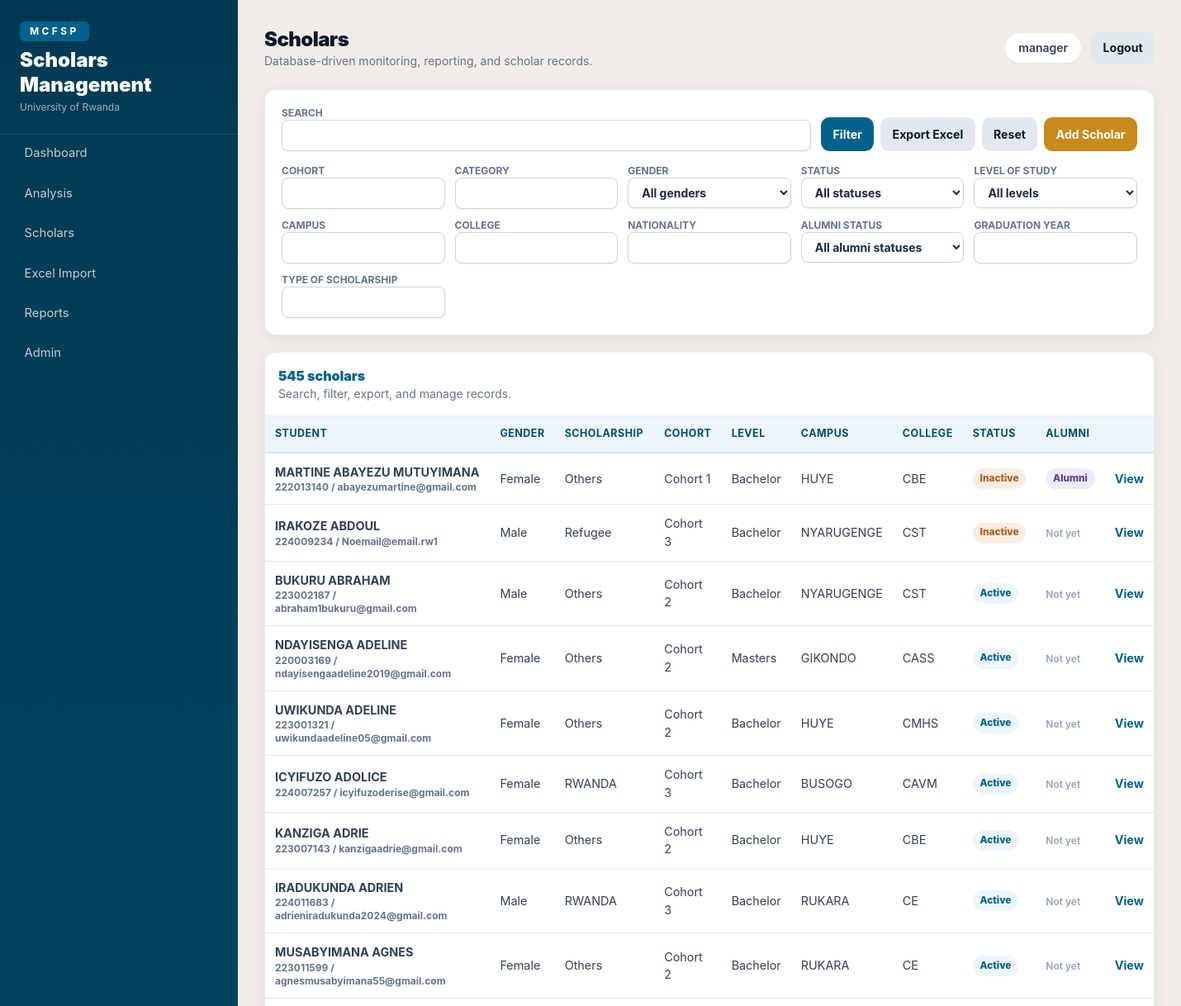
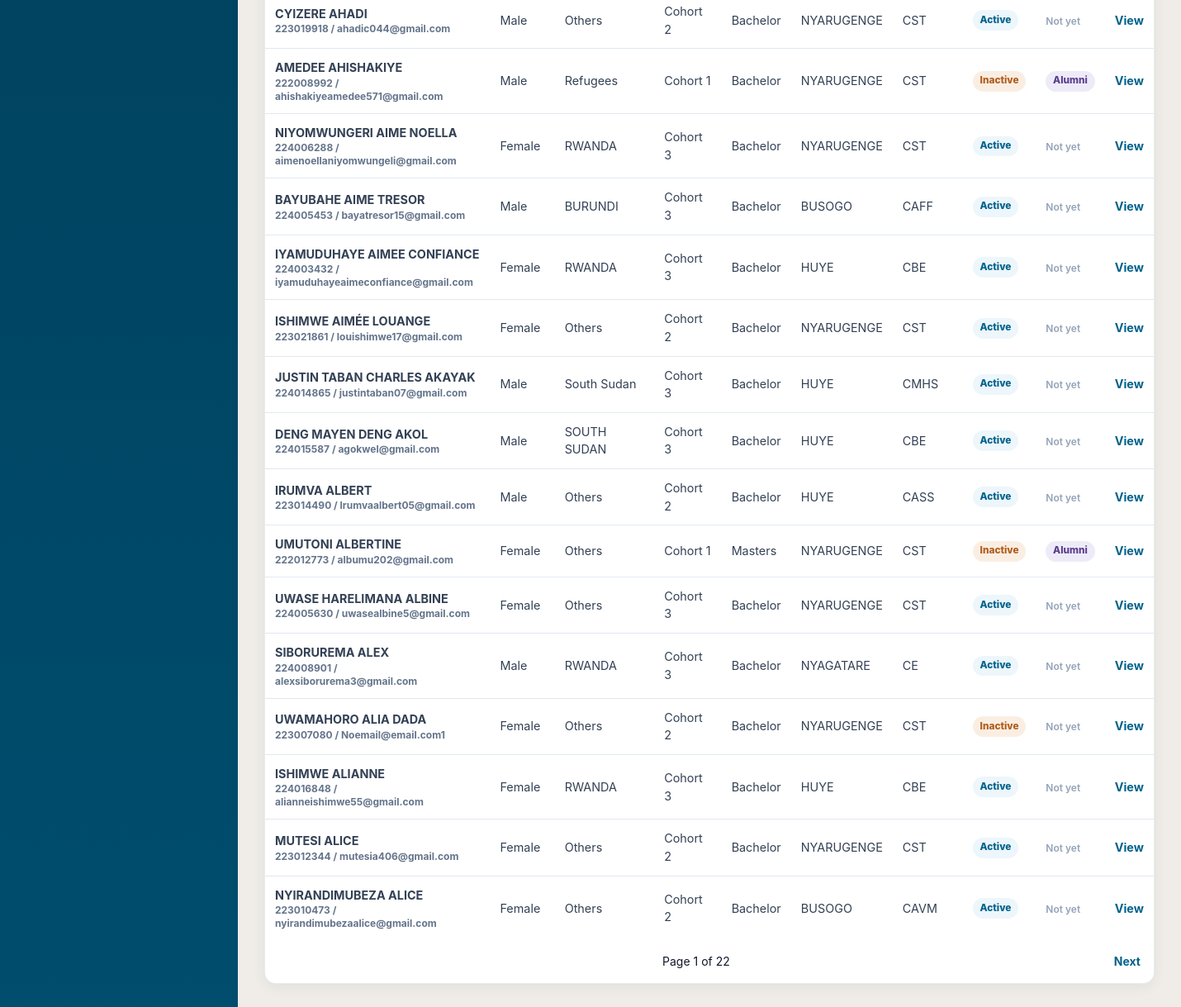
Screenshot of /scholars/ (signed in) with the database file from the repository (2 pictures, top to bottom).
### scholars/models.py (models this page shows, shortened)
class Scholar(models.Model):
    GENDER_CHOICES = [("Female", "Female"), ("Male", "Male"), ("Other", "Other")]
    STEM_CHOICES = [("STEM", "STEM"), ("Non-STEM", "Non-STEM")]
    LEVEL_CHOICES = [
        ("Bachelor", "Bachelor"),
        ("Masters", "Masters"),
        ("PhD", "PhD"),
        ("Diploma", "Diploma"),
        ("Certificate", "Certificate"),
    ]
    PROGRAM_CHOICES = [("Undergraduate", "Undergraduate"), ("Postgraduate", "Postgraduate")]
    student_no = models.CharField(max_length=60, unique=True, null=True, blank=True)
    first_name = models.CharField(max_length=100)
    last_name = models.CharField(max_length=100)
    gender = models.CharField(max_length=20, choices=GENDER_CHOICES)
    category = models.CharField(max_length=80, blank=True)
    cohort = models.CharField(max_length=20)
    level_of_study = models.CharField(max_length=40, choices=LEVEL_CHOICES)
    campus = models.CharField(max_length=120)
    college = models.CharField(max_length=160)
    nationality = models.CharField(max_length=100)
    program_type = models.CharField(max_length=50, choices=PROGRAM_CHOICES, blank=True)
    program = models.CharField(max_length=200, blank=True)
    program_of_studies = models.CharField(max_length=220, blank=True)
    stem_category = models.CharField(max_length=30, choices=STEM_CHOICES, blank=True)
    is_active = models.BooleanField(default=True)
    is_alumni = models.BooleanField(default=False)
    consider_alumni_as_active = models.BooleanField(default=False)
    expected_graduation_year = models.PositiveIntegerField(null=True, blank=True)
    graduation_year = models.PositiveIntegerField(null=True, blank=True)
    class_year = models.CharField(max_length=20, blank=True)
    intake = models.CharField(max_length=60, blank=True)
    batch = models.CharField(max_length=80, blank=True)
    type_of_scholarship = models.CharField(max_length=120, blank=True)
    region_category = models.CharField(max_length=120, blank=True)
    home_country = models.CharField(max_length=120, blank=True)
    nationality_country = models.CharField(max_length=120, blank=True)
    province = models.CharField(max_length=120, blank=True)
    district = models.CharField(max_length=120, blank=True)
    sector = models.CharField(max_length=120, blank=True)
    cell = models.CharField(max_length=120, blank=True)
    village = models.CharField(max_length=120, blank=True)
    length_of_program = models.CharField(max_length=60, blank=True)
    home_district = models.CharField(max_length=120, blank=True)
    promotion = models.CharField(max_length=120, blank=True)
    accepted_offer_status = models.CharField(max_length=120, blank=True)
    dropout_active_status = models.CharField(max_length=120, blank=True)
    active_status_reason = models.TextField(blank=True)
    replacement = models.CharField(max_length=120, blank=True)
    by_enrollment = models.CharField(max_length=120, blank=True)
    alumni_status = models.CharField(max_length=120, blank=True)
    dob = models.DateField(null=True, blank=True)
    marital_status = models.CharField(max_length=60, blank=True)
    joining_year = models.PositiveIntegerField(null=True, blank=True)
    phone = models.CharField(max_length=50, blank=True)
    email = models.EmailField(unique=True)
    date_of_leaving_program = models.DateField(null=True, blank=True)
    where_is_going = models.CharField(max_length=200, blank=True)
    family_parent_1 = models.CharField(max_length=160, blank=True)
    family_parent_2 = models.CharField(max_length=160, blank=True)
    family_parent_3 = models.CharField(max_length=160, blank=True)
    family_parent_relation_1 = models.CharField(max_length=120, blank=True)
    family_parent_relation_2 = models.CharField(max_length=120, blank=True)
    family_parent_relation_3 = models.CharField(max_length=120, blank=True)
    family_parent_phone_1 = models.CharField(max_length=50, blank=True)
    family_parent_phone_2 = models.CharField(max_length=50, blank=True)
    family_parent_phone_3 = models.CharField(max_length=50, blank=True)
    life_status = models.CharField(max_length=160, blank=True)
    remarks = models.TextField(blank=True)
    created_at = models.DateTimeField(auto_now_add=True)
    updated_at = models.DateTimeField(auto_now=True)
    class Meta:
        ordering = ["last_name", "first_name"]
        indexes = [
            models.Index(fields=["cohort", "category", "gender"]),
            models.Index(fields=["campus", "college"]),
            models.Index(fields=["is_active", "is_alumni"]),
            models.Index(fields=["student_no"]),
            models.Index(fields=["type_of_scholarship"]),
        ]
    @property
    def full_name(self):
        return f"{self.first_name} {self.last_name}"
    @property
    def active_from_dropout_status(self):
        return is_active_dropout_status(self.dropout_active_status)
    def get_absolute_url(self):
        return reverse("scholar_detail", kwargs={"pk": self.pk})

### scholars/views.py (the view)
# urls.py: path("", views.scholar_list, name="scholar_list"),
@login_required
def scholar_list(request):
    scholars, form = filter_scholars(Scholar.objects.all(), request.GET)
    if request.GET.get("export") == "excel":
        return export_scholars_excel(scholars)
    paginator = Paginator(scholars, 25)
    page_obj = paginator.get_page(request.GET.get("page"))
    query_params = request.GET.copy()
    query_params.pop("page", None)
    query_string = query_params.urlencode()
    return render(request, "scholars/list.html", {"page_obj": page_obj, "filter_form": form, "can_edit": can_edit_scholars(request.user), "query_string": query_string})

### scholars/forms.py
class ScholarFilterForm(TailwindFormMixin, forms.Form):
    cohort = forms.CharField(required=False)
    category = forms.CharField(required=False)
    gender = forms.ChoiceField(required=False, choices=[("", "All genders")] + Scholar.GENDER_CHOICES)
    status = forms.ChoiceField(required=False, choices=[("", "All statuses"), ("active", "Active"), ("inactive", "Inactive")])
    level_of_study = forms.ChoiceField(required=False, choices=[("", "All levels")] + Scholar.LEVEL_CHOICES)
    campus = forms.CharField(required=False)
    college = forms.CharField(required=False)
    nationality = forms.CharField(required=False)
    alumni_status = forms.ChoiceField(required=False, choices=[("", "All alumni statuses"), ("yes", "Alumni"), ("no", "Not alumni")])
    graduation_year = forms.IntegerField(required=False)
    type_of_scholarship = forms.CharField(required=False)
    q = forms.CharField(required=False, label="Search")
    def __init__(self, *args, **kwargs):
        super().__init__(*args, **kwargs)
        self._style_fields()

### accounts/permissions.py (called while the page is built)
def user_role(user):
    if user.is_superuser:
        return ADMIN
    return getattr(getattr(user, "profile", None), "role", VIEWER)

def can_edit_scholars(user):
    return user_role(user) in {ADMIN, PROGRAM_MANAGER, DATA_OFFICER}

### scholars/forms.py (called while the page is built)
    def _style_fields(self):
        for field in self.fields.values():
            classes = field.widget.attrs.get("class", "")
            field.widget.attrs["class"] = f"{classes} {self.base_class}".strip()

### scholars/status.py (called while the page is built)
def normalized_status(value):
    return " ".join(str(value or "").strip().lower().split())

def is_active_dropout_status(value):
    return normalized_status(value) in ACTIVE_DROPOUT_STATUS_VALUES

### templates/scholars/list.html (shortened to what this page needs)
{% extends "base.html" %}
{% block page_title %}Scholars{% endblock %}
{% block content %}
<form class="card no-print mb-5 p-5" method="get">
  <div class="flex flex-col gap-3 lg:flex-row lg:items-end lg:justify-between">
    <label class="flex-1 text-xs font-bold uppercase text-slate-500">Search{{ filter_form.q }}</label>
    <div class="flex flex-wrap gap-2">
      <button class="btn btn-primary">Filter</button>
      <button class="btn btn-secondary" name="export" value="excel">Export Excel</button>
      <a class="btn btn-secondary" href="{% url 'scholar_list' %}">Reset</a>
      {% if can_edit %}<a class="btn btn-gold" href="{% url 'scholar_add' %}">Add Scholar</a>{% endif %}
    </div>
  </div>
  <div class="mt-4 grid gap-3 md:grid-cols-4 xl:grid-cols-5">
    {% for field in filter_form %}
      {% if field.name != "q" %}<label class="text-xs font-bold uppercase text-slate-500">{{ field.label }}{{ field }}</label>{% endif %}
    {% endfor %}
  </div>
</form>
<div class="card overflow-hidden">
  <div class="no-print flex items-center justify-between border-b border-slate-200 p-4">
    <div><div class="font-black text-[#00628b]">{{ page_obj.paginator.count }} scholars</div><div class="text-sm text-slate-500">Search, filter, export, and manage records.</div></div>
  </div>
  <div class="overflow-x-auto">
    <table class="table w-full">
      <thead><tr><th>Student</th><th>Gender</th><th>Scholarship</th><th>Cohort</th><th>Level</th><th>Campus</th><th>College</th><th>Status</th><th>Alumni</th><th></th></tr></thead>
      <tbody>
        {% for scholar in page_obj %}
          <tr>
            <td class="font-bold"><a href="{{ scholar.get_absolute_url }}">{{ scholar.full_name }}</a><div class="text-xs text-slate-500">{{ scholar.student_no|default:"No student no" }} / {{ scholar.email }}</div></td>
            <td>{{ scholar.gender }}</td><td>{{ scholar.type_of_scholarship|default:scholar.category }}</td><td>{{ scholar.cohort }}</td><td>{{ scholar.level_of_study }}</td><td>{{ scholar.campus }}</td><td>{{ scholar.college }}</td>
            <td>{% if scholar.active_from_dropout_status %}<span class="status-badge status-active">Active</span>{% else %}<span class="status-badge status-inactive">Inactive</span>{% endif %}</td><td>{% if scholar.is_alumni %}<span class="status-badge status-alumni">Alumni</span>{% else %}<span class="text-xs font-semibold text-slate-400">Not yet</span>{% endif %}</td>
            <td><a class="font-bold text-[#00628b]" href="{{ scholar.get_absolute_url }}">View</a></td>
          </tr>
        {% empty %}<tr><td colspan="10">No scholars found.</td></tr>{% endfor %}
      </tbody>
    </table>
  </div>
  <div class="no-print flex justify-between p-4 text-sm">
    <span>Page {{ page_obj.number }} of {{ page_obj.paginator.num_pages }}</span>
    {% if page_obj.has_next %}<a class="font-bold text-[#00628b]" href="?{% if query_string %}{{ query_string }}&{% endif %}page={{ page_obj.next_page_number }}">Next</a>{% else %}<span></span>{% endif %}
  </div>
</div>
{% endblock %}

### templates/base.html (shortened to what this page needs)
{% load static %}
<!doctype html>
<html lang="en">
<head>
  <script src="https://cdn.tailwindcss.com"></script>
  <link rel="stylesheet" href="{% static 'css/app.css' %}">
</head>
<body class="bg-[#f0ede8] text-slate-900">
  <div class="min-h-screen lg:flex">
    <aside class="no-print sidebar text-white lg:fixed lg:inset-y-0 lg:w-72">
      <div class="px-6 py-6 border-b border-white/10">
        <div class="inline-flex rounded-md bg-[#00628b] px-3 py-1 text-xs font-bold uppercase tracking-[0.28em] text-white shadow-sm">MCFSP</div>
        <div class="mt-2 text-2xl font-black leading-tight">Scholars Management</div>
        <div class="mt-1 text-xs text-white/60">University of Rwanda</div>
      </div>
      <nav class="space-y-1 px-4 pb-6">
        <a class="nav-link" href="{% url 'dashboard' %}">Dashboard</a>
        <a class="nav-link" href="{% url 'analysis' %}">Analysis</a>
        <a class="nav-link" href="{% url 'scholar_list' %}">Scholars</a>
        <a class="nav-link" href="{% url 'import_upload' %}">Excel Import</a>
        <a class="nav-link" href="{% url 'report_index' %}">Reports</a>
        <a class="nav-link" href="{% url 'admin:index' %}">Admin</a>
      </nav>
    </aside>
    <main class="lg:ml-72 flex-1 p-4 sm:p-6 lg:p-8">
      <header class="no-print mb-6 flex flex-col gap-3 sm:flex-row sm:items-center sm:justify-between">
        <div>
          <h1 class="text-2xl font-black tracking-tight">{% block page_title %}Dashboard{% endblock %}</h1>
          <p class="text-sm text-slate-500">Database-driven monitoring, reporting, and scholar records.</p>
        </div>
        <div class="flex items-center gap-3 text-sm">
          {% if user.is_authenticated %}
            <span class="rounded-full bg-white px-4 py-2 font-semibold text-slate-700 shadow-sm">{{ user.username }}</span>
            <form method="post" action="{% url 'logout' %}">{% csrf_token %}<button class="btn btn-secondary">Logout</button></form>
          {% endif %}
        </div>
      </header>
      {% block content %}{% endblock %}
    </main>
  </div>
</body>
</html>

### static/css/app.css (style rules this page uses)
:root { --primary: #00628b; --primary-dark: #004d6e; --primary-deep: #003a52; --primary-mid: #0079aa; --primary-pale: #d0e9f5; --primary-faint:#edf6fb; --gold: #c68b1a; --gold-pale: #fdf3dd; --bg: #f0ede8; --ink: #354055; --muted: #8e9aaa; --mcfsp-blue: #00628b; --mcfsp-teal: #00628b; --mcfsp-gold: #c68b1a; --mcfsp-bg: #f0ede8; --mcfsp-ink: #354055; --mcfsp-muted: #8e9aaa; }
body { font-family: Inter, ui-sans-serif, system-ui, -apple-system, BlinkMacSystemFont, "Segoe UI", sans-serif; }
.sidebar { background: linear-gradient(180deg, var(--primary-deep) 0%, var(--primary-dark) 100%); }
.nav-link { display:flex; align-items:center; gap:.65rem; border-radius:.65rem; padding:.7rem .85rem; color:rgba(255,255,255,.75); font-size:.92rem; transition:background .15s, color .15s; }
.card { border:1px solid rgba(30,40,50,.09); background:#fff; border-radius:14px; box-shadow:0 4px 16px rgba(0,62,90,.07); }
.btn { display:inline-flex; align-items:center; justify-content:center; gap:.4rem; border-radius:.65rem; padding:.62rem .9rem; font-weight:700; font-size:.88rem; transition:filter .15s; }
.btn-primary { background:var(--primary); color:white; }
.btn-secondary { background:#e2e8f0; color:#0f172a; }
.btn-gold { background:var(--gold); color:white; }
.table th { background:var(--primary-faint); color:var(--primary-dark); font-weight:700; text-align:left; padding:.75rem; font-size:.78rem; text-transform:uppercase; letter-spacing:.04em; border-bottom:2px solid var(--primary-pale); }
.table td { border-top:1px solid #e2e8f0; padding:.75rem; font-size:.9rem; color:#334155; }
.status-badge { display:inline-flex; align-items:center; border-radius:999px; padding:.22rem .55rem; font-size:.74rem; font-weight:800; }
.status-active { background:var(--primary-faint); color:var(--primary); }
.status-inactive { background:#faeee3; color:#b05c1a; }
.status-alumni { background:#eeebf8; color:#5c3e8f; }

### rows the page displays
Scholar: full_name "MARTINE ABAYEZU MUTUYIMANA", student_no "222013140", email "abayezumartine@gmail.com", gender "Female", type_of_scholarship "Others", cohort "Cohort 1", level_of_study "Bachelor", campus "HUYE", college "CBE", shows "Inactive", is_alumni "Alumni"
Scholar: full_name "IRAKOZE ABDOUL", student_no "224009234", email "Noemail@email.rw1", gender "Male", type_of_scholarship "Refugee", cohort "Cohort 3", level_of_study "Bachelor", campus "NYARUGENGE", college "CST", shows "Inactive", is_alumni "Not yet"
Scholar: full_name "BUKURU ABRAHAM", student_no "223002187", email "abraham1bukuru@gmail.com", gender "Male", type_of_scholarship "Others", cohort "Cohort 2", level_of_study "Bachelor", campus "NYARUGENGE", college "CST", dropout_active_status "Active", is_alumni "Not yet"
Scholar: full_name "NDAYISENGA ADELINE", student_no "220003169", email "ndayisengaadeline2019@gmail.com", gender "Female", type_of_scholarship "Others", cohort "Cohort 2", level_of_study "Masters", campus "GIKONDO", college "CASS", dropout_active_status "Active", is_alumni "Not yet"
Scholar: full_name "UWIKUNDA ADELINE", student_no "223001321", email "uwikundaadeline05@gmail.com", gender "Female", type_of_scholarship "Others", cohort "Cohort 2", level_of_study "Bachelor", campus "HUYE", college "CMHS", dropout_active_status "Active", is_alumni "Not yet"
Scholar: full_name "ICYIFUZO ADOLICE", student_no "224007257", email "icyifuzoderise@gmail.com", gender "Female", type_of_scholarship "RWANDA", cohort "Cohort 3", level_of_study "Bachelor", campus "BUSOGO", college "CAVM", dropout_active_status "Active", is_alumni "Not yet"
Scholar: full_name "KANZIGA ADRIE", student_no "223007143", email "kanzigaadrie@gmail.com", gender "Female", type_of_scholarship "Others", cohort "Cohort 2", level_of_study "Bachelor", campus "HUYE", college "CBE", dropout_active_status "Active", is_alumni "Not yet"
Scholar: full_name "IRADUKUNDA ADRIEN", student_no "224011683", email "adrieniradukunda2024@gmail.com", gender "Male", type_of_scholarship "RWANDA", cohort "Cohort 3", level_of_study "Bachelor", campus "RUKARA", college "CE", dropout_active_status "Active", is_alumni "Not yet"
Scholar: full_name "MUSABYIMANA AGNES", student_no "223011599", email "agnesmusabyimana55@gmail.com", gender "Female", type_of_scholarship "Others", cohort "Cohort 2", level_of_study "Bachelor", campus "RUKARA", college "CE", dropout_active_status "Active", is_alumni "Not yet"
Scholar: full_name "CYIZERE AHADI", student_no "223019918", email "ahadic044@gmail.com", gender "Male", type_of_scholarship "Others", cohort "Cohort 2", level_of_study "Bachelor", campus "NYARUGENGE", college "CST", dropout_active_status "Active", is_alumni "Not yet"
Scholar: full_name "AMEDEE AHISHAKIYE", student_no "222008992", email "ahishakiyeamedee571@gmail.com", gender "Male", type_of_scholarship "Refugees", cohort "Cohort 1", level_of_study "Bachelor", campus "NYARUGENGE", college "CST", shows "Inactive", is_alumni "Alumni"
Scholar: full_name "NIYOMWUNGERI AIME NOELLA", student_no "224006288", email "aimenoellaniyomwungeli@gmail.com", gender "Female", type_of_scholarship "RWANDA", cohort "Cohort 3", level_of_study "Bachelor", campus "NYARUGENGE", college "CST", dropout_active_status "Active", is_alumni "Not yet"
Scholar: full_name "BAYUBAHE AIME TRESOR", student_no "224005453", email "bayatresor15@gmail.com", gender "Male", type_of_scholarship "BURUNDI", cohort "Cohort 3", level_of_study "Bachelor", campus "BUSOGO", college "CAFF", dropout_active_status "Active", is_alumni "Not yet"
Scholar: full_name "IYAMUDUHAYE AIMEE CONFIANCE", student_no "224003432", email "iyamuduhayeaimeconfiance@gmail.com", gender "Female", type_of_scholarship "RWANDA", cohort "Cohort 3", level_of_study "Bachelor", campus "HUYE", college "CBE", dropout_active_status "Active", is_alumni "Not yet"
Scholar: full_name "ISHIMWE AIMÉE LOUANGE", student_no "223021861", email "louishimwe17@gmail.com", gender "Female", type_of_scholarship "Others", cohort "Cohort 2", level_of_study "Bachelor", campus "NYARUGENGE", college "CST", dropout_active_status "Active", is_alumni "Not yet"
Scholar: full_name "JUSTIN TABAN CHARLES AKAYAK", student_no "224014865", email "justintaban07@gmail.com", gender "Male", type_of_scholarship "South Sudan", cohort "Cohort 3", level_of_study "Bachelor", campus "HUYE", college "CMHS", dropout_active_status "Active", is_alumni "Not yet"
Scholar: full_name "DENG MAYEN DENG AKOL", student_no "224015587", email "agokwel@gmail.com", gender "Male", type_of_scholarship "SOUTH SUDAN", cohort "Cohort 3", level_of_study "Bachelor", campus "HUYE", college "CBE", dropout_active_status "Active", is_alumni "Not yet"
Scholar: full_name "IRUMVA ALBERT", student_no "223014490", email "lrumvaalbert05@gmail.com", gender "Male", type_of_scholarship "Others", cohort "Cohort 2", level_of_study "Bachelor", campus "HUYE", college "CASS", dropout_active_status "Active", is_alumni "Not yet"
Scholar: full_name "UMUTONI ALBERTINE", student_no "222012773", email "albumu202@gmail.com", gender "Female", type_of_scholarship "Others", cohort "Cohort 1", level_of_study "Masters", campus "NYARUGENGE", college "CST", shows "Inactive", is_alumni "Alumni"
Scholar: full_name "UWASE HARELIMANA ALBINE", student_no "224005630", email "uwasealbine5@gmail.com", gender "Female", type_of_scholarship "Others", cohort "Cohort 3", level_of_study "Bachelor", campus "NYARUGENGE", college "CST", dropout_active_status "Active", is_alumni "Not yet"
Scholar: full_name "SIBORUREMA ALEX", student_no "224008901", email "alexsiborurema3@gmail.com", gender "Male", type_of_scholarship "RWANDA", cohort "Cohort 3", level_of_study "Bachelor", campus "NYAGATARE", college "CE", dropout_active_status "Active", is_alumni "Not yet"
Scholar: full_name "UWAMAHORO ALIA DADA", student_no "223007080", email "Noemail@email.com1", gender "Female", type_of_scholarship "Others", cohort "Cohort 2", level_of_study "Bachelor", campus "NYARUGENGE", college "CST", shows "Inactive", is_alumni "Not yet"
Scholar: full_name "ISHIMWE ALIANNE", student_no "224016848", email "alianneishimwe55@gmail.com", gender "Female", type_of_scholarship "RWANDA", cohort "Cohort 3", level_of_study "Bachelor", campus "HUYE", college "CBE", dropout_active_status "Active", is_alumni "Not yet"
Scholar: full_name "MUTESI ALICE", student_no "223012344", email "mutesia406@gmail.com", gender "Female", type_of_scholarship "Others", cohort "Cohort 2", level_of_study "Bachelor", campus "NYARUGENGE", college "CST", dropout_active_status "Active", is_alumni "Not yet"
Scholar: full_name "NYIRANDIMUBEZA ALICE", student_no "223010473", email "nyirandimubezaalice@gmail.com", gender "Female", type_of_scholarship "Others", cohort "Cohort 2", level_of_study "Bachelor", campus "BUSOGO", college "CAVM", dropout_active_status "Active", is_alumni "Not yet"

### other values shown
{{ user.username }} "manager"
{{ field.label }} "COHORT" "CATEGORY" "GENDER" "STATUS" "LEVEL OF STUDY" "CAMPUS" "COLLEGE" "NATIONALITY" "ALUMNI STATUS" "GRADUATION YEAR" "TYPE OF SCHOLARSHIP"
{{ page_obj.paginator.count }} "545"
{{ page_obj.number }} "1"
{{ page_obj.paginator.num_pages }} "22"
